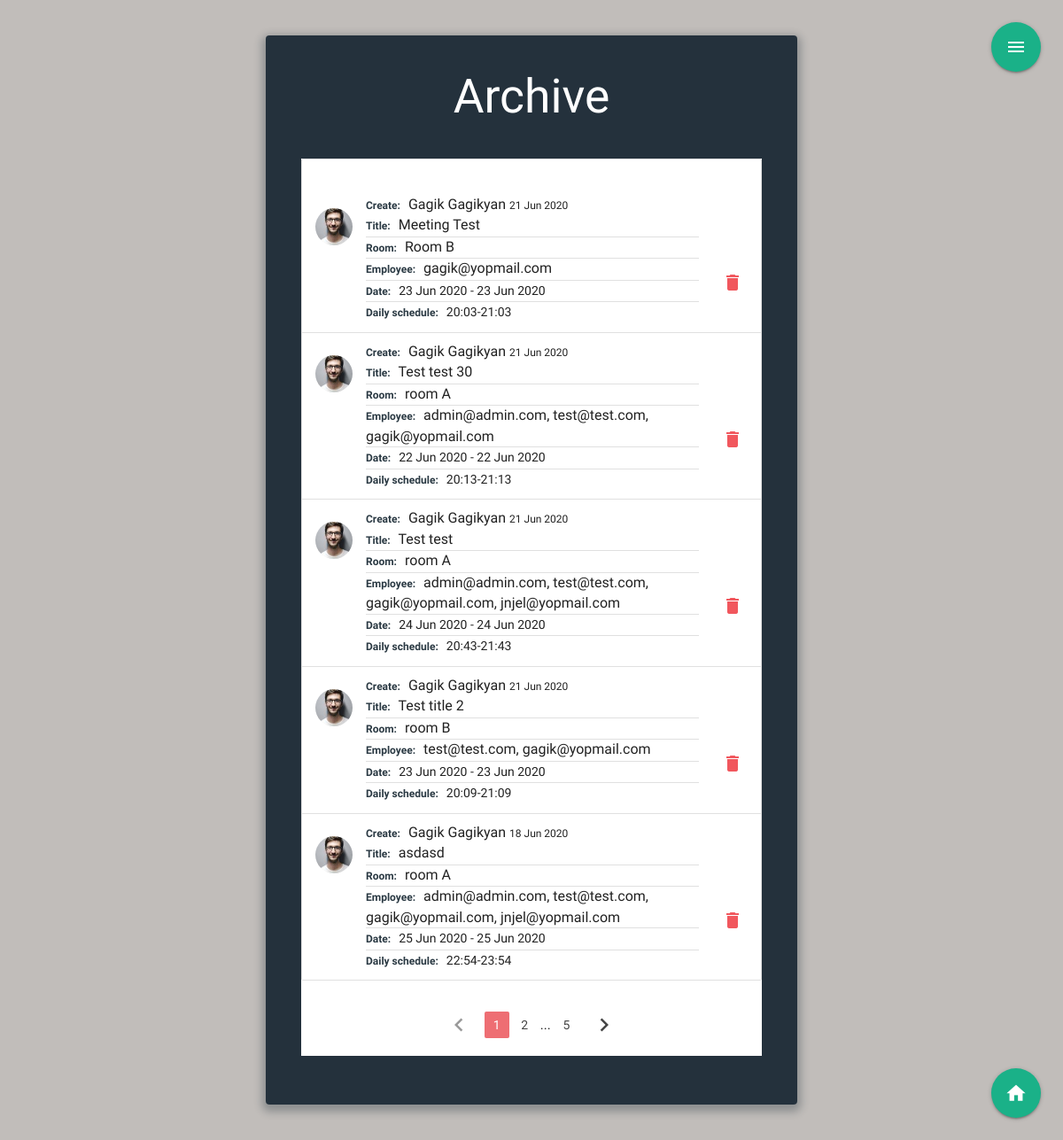
Page /archive (signed in) on the earlier database version.
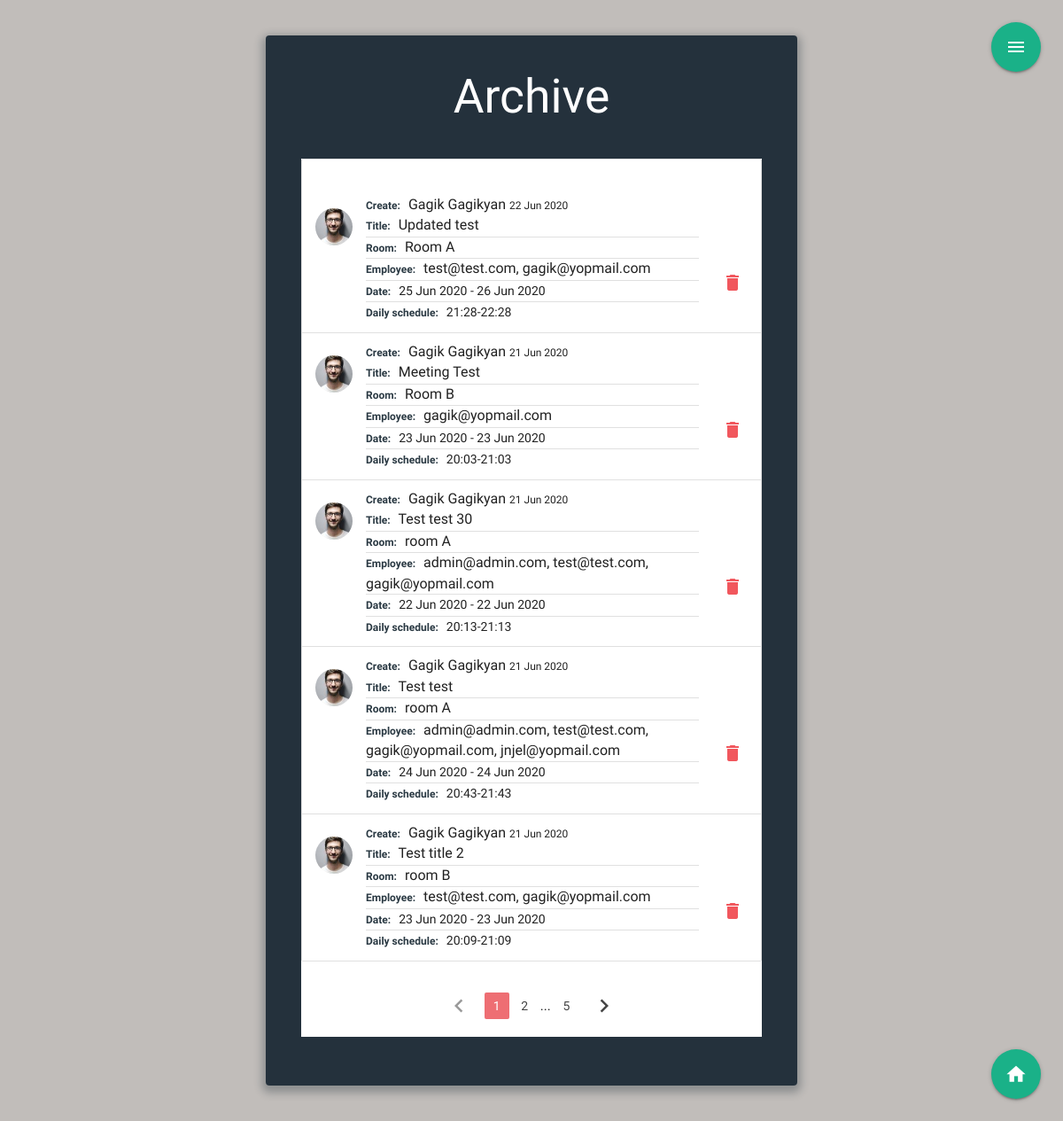
Same page on the later database version.
### meeting_app/models.py (models this page shows, shortened)
class Meeting(db.Model):
  id = db.Column(db.Integer, primary_key=True)
  meeting_title = db.Column(db.String(100), nullable=False)
  room = db.Column(db.String(100), nullable=False)
  employee = db.Column(db.Text, nullable=False)
  start_date = db.Column(db.Date, nullable=False)
  end_date = db.Column(db.Date)
  start_time = db.Column(db.Time, nullable=False)
  end_time = db.Column(db.Time, nullable=False)
  created_date = db.Column(db.DateTime, nullable=False, default=datetime.utcnow)
  user_id = db.Column(db.Integer, db.ForeignKey('user.id'), nullable=False)

class User(db.Model, UserMixin):
  id = db.Column(db.Integer, primary_key=True)
  fname = db.Column(db.String(60), nullable=False)
  lname = db.Column(db.String(60), nullable=False)
  email = db.Column(db.String(120), unique=True, nullable=False)
  image_file = db.Column(db.String(20), nullable=False, default='avatar.png')
  usertype = db.Column(db.String(20), nullable=False, default="user")
  password = db.Column(db.String(60), nullable=False)
  created_meetings = db.relationship('Meeting', backref='author', lazy=True)

### meeting_app/meetings/routes.py (the view)
@meetings.route("/archive", methods=['GET', "POST"])
@login_required
def archive():
  page=request.args.get('page',1,type=int)
  current_date = datetime(datetime.today().year, datetime.today().month, datetime.today().day)
  date_now = current_date - timedelta(days = 1)
  meetings = Meeting.query.filter(Meeting.end_date <= date_now).order_by(Meeting.created_date.desc()).paginate(page=page,per_page=5)
  image_file = url_for('static', filename='/img/' + current_user.image_file)
  return render_template("archive.html", isIndex=True,image_file=image_file,meetings=meetings,legend="Archive")

### meeting_app/models.py (called while the page is built)
@login_manager.user_loader
def load_user(user_id):
  return User.query.get(int(user_id))

### meeting_app/templates/archive.html (shortened to what this page needs)
{%extends "layout.html"%}
{% block content %}
<div class="wrap">
    <h2>{{legend}}</h2>
<div id="shedule">
 <ul class="collection">
  {% for meeting in meetings.items %}
    <li class="collection-item avatar">
    <a href="{{url_for('users.user_reserves', id=meeting.author.id)}}">
      <div class="img-wrapper circle">
        <div class="img " style="background-image: url({{url_for('static', filename='img/'+meeting.author.image_file, )}})"></div>
      </div>
    </a>
      <span class="title5 collection-title">Create:</span>
      <a href=""></a>{{meeting.author.fname}} {{meeting.author.lname}} </a>
      <span class="small-text">{{meeting.created_date.strftime('%d %b %Y')}}  </span>
      <p>
        <span class="collection-title">Title:</span>    {{meeting.meeting_title}}
        <p class="divider"></p>
        <span class="collection-title">Room:</span>    {{meeting.room}}
        <p class="divider"></p>
        <span class="collection-title">Employee:</span> {{meeting.employee}}
        <p class="divider"></p>
        {% if meeting.end_date %}
          <span class="collection-title">Date:</span> <span class="date">{{ meeting.start_date.strftime('%d %b %Y')}} -
          {{meeting.end_date.strftime('%d %b %Y')}} </span>
        {% else %}
        <span class="date"> {{ meeting.start_date.strftime('%d %b %Y')}}</span>
        {% endif %}
        <p class="divider"></p>
        <span class="collection-title">Daily schedule:</span> <span class="date">{{meeting.start_time.strftime('%H:%M')}}-{{meeting.end_time.strftime('%H:%M')}}</span>
      </p>
      {% if (meeting.author == current_user or current_user.usertype=="admin") %}
      <div class="action-buttons-wrapper">
        <a class="waves-effect waves-light modal-trigger secondary-content" href="#modal" data-id="{{url_for('meetings.delete_reserve',meeting_id = meeting.id)}}">  <i class="material-icons ">delete</i></a>
      </div>
      {%endif %}
    </li>
    {%endfor%}
  </ul>
  <ul class="pagination">
    {% if meetings.has_prev %}
    <li class="arrow"><a  href="{{ url_for('meetings.archive',page=meetings.prev_num)}}"><i class="material-icons">chevron_left</i></a></li>
    {% else %}
    <li class="disabled"><a href="#!"><i class="material-icons">chevron_left</i></a></li>
    {% endif %}
    {% for page_num in meetings.iter_pages(left_edge=1, right_edge=1, left_current=1,right_current=2) %}
      {% if page_num %}
        {% if meetings.page ==page_num %}
          <li class="active"> <a href="{{ url_for('meetings.archive',page=page_num)}}">{{page_num}}</a></li>
        {% else %}
          <li class="waves-effect pag-element"> <a href="{{ url_for('meetings.archive',page=page_num)}}">{{page_num}}</a></li>
        {% endif %}
      {% else %}
        <span>...</span>
      {% endif %}
    {% endfor %}
    {% if meetings.has_next %}
      <li class="arrow"><a href="{{ url_for('meetings.archive',page=meetings.next_num)}}"><i class="material-icons">chevron_right</i></a></li>
    {% else %}
    <li class="disabled"><a href="#!"><i class="material-icons">chevron_right</i></a></li>
    {% endif %}
  </ul>
</div>
{% if url_for(request.endpoint) != "/archive" %}
<div class="fixed-button-wrapper">
  <a class="btn-floating btn-large " href="{{url_for('meetings.reserve_new')}}" title="Add Meeting"><i class="material-icons">add</i></a>
</div>
{% else %}
  <div class="fixed-button-wrapper">
    <a class="btn-floating btn-large" href="{{url_for('main.index')}}"><i class="material-icons">home</i></a>
  </div>
{% endif %}
</div>
{% endblock %}

Differences in the rows shown:
no longer on this page (row unchanged): Meeting: image_file (picture), author.fname "Gagik", author.lname "Gagikyan", created_date "18 Jun 2020", meeting_title "asdasd", room "room A", employee "admin@admin.com, test@test.com, gagik@yopmail.com, jnjel@yopmail.com", start_date "25 Jun 2020", end_date "25 Jun 2020", start_time "22:54", end_time "23:54"
added Meeting: image_file (picture), author.fname "Gagik", author.lname "Gagikyan", created_date "22 Jun 2020", meeting_title "Updated test", room "Room A", employee "test@test.com, gagik@yopmail.com", start_date "25 Jun 2020", end_date "26 Jun 2020", start_time "21:28", end_time "22:28"
